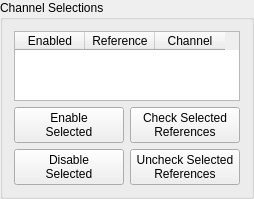
      <widget class="QGroupBox" name="reference_channels_groupbox">
       <property name="title">
        <string>Channel Selections</string>
       </property>
       <layout class="QVBoxLayout" name="verticalLayout_3">
        <item>
         <widget class="QTableWidget" name="reference_channels_selector">
          <property name="sizePolicy">
           <sizepolicy hsizetype="Minimum" vsizetype="Expanding">
            <horstretch>0</horstretch>
            <verstretch>0</verstretch>
           </sizepolicy>
          </property>
          <property name="toolTip">
           <string>&lt;html&gt;&lt;head/&gt;&lt;body&gt;&lt;p&gt;&lt;span style=&quot; font-weight:600;&quot;&gt;Channel Selection Table&lt;/span&gt;&lt;/p&gt;&lt;p&gt;By checking the box in the Reference column, a channel can be made into a reference channel rather than a response channel.  Unchecking the box in the Enabled column with disable the channel.  Disabling an excitation channel will disable that excitation device.  Disabling a reference will remove that reference from the FRF computation.&lt;/p&gt;&lt;/body&gt;&lt;/html&gt;</string>
          </property>
          <property name="sizeAdjustPolicy">
           <enum>QAbstractScrollArea::AdjustToContents</enum>
          </property>
          <property name="selectionBehavior">
           <enum>QAbstractItemView::SelectRows</enum>
          </property>
          <attribute name="horizontalHeaderDefaultSectionSize">
           <number>70</number>
          </attribute>
          <attribute name="horizontalHeaderMinimumSectionSize">
           <number>70</number>
          </attribute>
          <column>
           <property name="text">
            <string>Enabled</string>
           </property>
           <property name="toolTip">
            <string>&lt;html&gt;&lt;head/&gt;&lt;body&gt;&lt;p&gt;&lt;span style=&quot; font-weight:600;&quot;&gt;Enabled&lt;/span&gt;&lt;/p&gt;&lt;p&gt;If checked, the given channel is enabled for the measurement.  Disabling excitation channels will disable that excitation device.  Disabling references will remove them from the computation.&lt;/p&gt;&lt;/body&gt;&lt;/html&gt;</string>
           </property>
          </column>
          <column>
           <property name="text">
            <string>Reference</string>
           </property>
           <property name="toolTip">
            <string>&lt;html&gt;&lt;head/&gt;&lt;body&gt;&lt;p&gt;&lt;span style=&quot; font-weight:600;&quot;&gt;Reference&lt;/span&gt;&lt;/p&gt;&lt;p&gt;If checked, the given channel is used as a reference for computing frequency response functions.&lt;/p&gt;&lt;/body&gt;&lt;/html&gt;</string>
           </property>
          </column>
          <column>
           <property name="text">
            <string>Channel</string>
           </property>
           <property name="toolTip">
            <string>&lt;html&gt;&lt;head/&gt;&lt;body&gt;&lt;p&gt;&lt;span style=&quot; font-weight:600;&quot;&gt;Channel&lt;/span&gt;&lt;/p&gt;&lt;p&gt;Name of the channel used by the Modal Environment&lt;/p&gt;&lt;/body&gt;&lt;/html&gt;</string>
           </property>
          </column>
         </widget>
        </item>
        <item>
         <layout class="QGridLayout" name="button_grid">
          <item row="1" column="0">
           <widget class="QPushButton" name="disable_selected_button">
            <property name="toolTip">
             <string>&lt;html&gt;&lt;head/&gt;&lt;body&gt;&lt;p&gt;&lt;span style=&quot; font-weight:600;&quot;&gt;Disable Selected&lt;/span&gt;&lt;/p&gt;&lt;p&gt;Disables the currently selected channels in the Channel Selections table&lt;/p&gt;&lt;/body&gt;&lt;/html&gt;</string>
            </property>
            <property name="text">
             <string>Disable
Selected</string>
            </property>
           </widget>
          </item>
          <item row="0" column="0">
           <widget class="QPushButton" name="enable_selected_button">
            <property name="toolTip">
             <string>&lt;html&gt;&lt;head/&gt;&lt;body&gt;&lt;p&gt;&lt;span style=&quot; font-weight:600;&quot;&gt;Enable Selected&lt;/span&gt;&lt;/p&gt;&lt;p&gt;Enables the channels currently selected in the Channel Selections table&lt;/p&gt;&lt;/body&gt;&lt;/html&gt;</string>
            </property>
            <property name="text">
             <string>Enable
Selected</string>
            </property>
           </widget>
          </item>
          <item row="0" column="1">
           <widget class="QPushButton" name="check_selected_button">
            <property name="toolTip">
             <string>&lt;html&gt;&lt;head/&gt;&lt;body&gt;&lt;p&gt;&lt;span style=&quot; font-weight:600;&quot;&gt;Check Selected References&lt;/span&gt;&lt;/p&gt;&lt;p&gt;Turns the selected channels into reference channels for computing FRFs&lt;/p&gt;&lt;/body&gt;&lt;/html&gt;</string>
            </property>
            <property name="text">
             <string>Check Selected
References</string>
            </property>
           </widget>
          </item>
          <item row="1" column="1">
           <widget class="QPushButton" name="uncheck_selected_button">
            <property name="toolTip">
             <string>&lt;html&gt;&lt;head/&gt;&lt;body&gt;&lt;p&gt;&lt;span style=&quot; font-weight:600;&quot;&gt;Uncheck Selected References&lt;/span&gt;&lt;/p&gt;&lt;p&gt;Turns the selected channels into response channels for computing FRFs&lt;/p&gt;&lt;/body&gt;&lt;/html&gt;</string>
            </property>
            <property name="text">
             <string>Uncheck Selected
References</string>
            </property>
           </widget>
          </item>
         </layout>
        </item>
       </layout>
      </widget>
